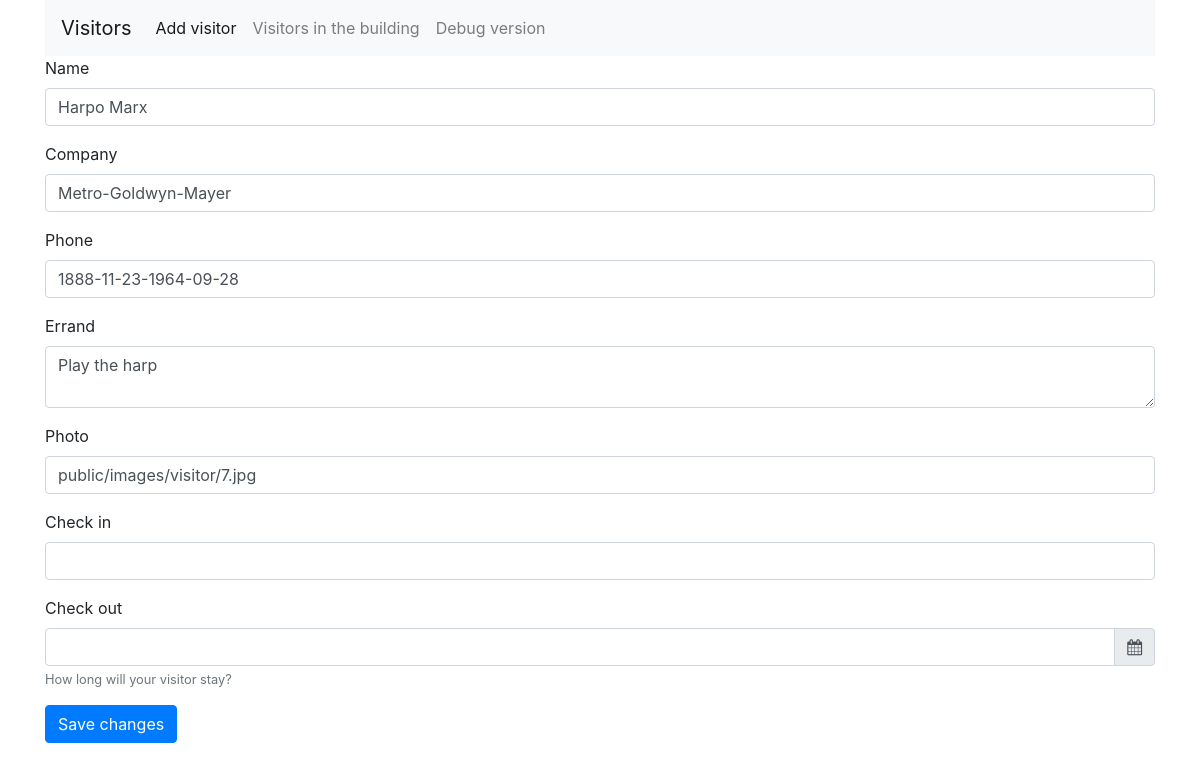
/editpost.php?id=7, run on the app's committed database.
### tables this page shows
CREATE TABLE `visitors` (
  `id` int(11) NOT NULL,
  `company` varchar(100) NOT NULL,
  `name` varchar(100) NOT NULL,
  `phone` varchar(50) NOT NULL,
  `errand` text NOT NULL,
  `checkin` timestamp NOT NULL DEFAULT CURRENT_TIMESTAMP,
  `checkout` timestamp NULL DEFAULT NULL,
  `image_url` varchar(255) DEFAULT NULL
);

### editpost.php (the view, shortened to what this page needs)
<?php
	require('config/db.php');
	$id = mysqli_real_escape_string($conn, $_GET['id']);
	$query = 'SELECT * FROM visitors WHERE id = '.$id;
	$result = mysqli_query($conn, $query);
	$post = mysqli_fetch_assoc($result);
?>
<?php include('inc/header.php'); ?>
	<div class="container">
		<form method="POST" action="<?php $_SERVER['PHP_SELF']; ?>">
			<div class="form-group">
				<label>Name</label>
				<input type="text" value="<?php echo $post['name']; ?>" name="name" class="form-control">
			</div>
			<div class="form-group">
				<label>Company</label>
				<input type="text" value="<?php echo $post['company']; ?>" name="company" class="form-control">
			</div>
			<div class="form-group">
				<label>Phone</label>
				<input type="text" value="<?php echo $post['phone']; ?>" name="phone" class="form-control">
			</div>
			<div class="form-group">
				<label>Errand</label>
				<textarea name="errand" class="form-control"><?php echo $post['errand']; ?></textarea>
			</div>
			<div class="form-group">
				<label>Photo</label>
				<input type="text" value="<?php echo $post['image_url']; ?>" name="image_url" class="form-control">
			</div>
			<div class="form-group">
					<label>Check in</label>
					<input type="text" class="form-control datetimepicker-input" id="datetimepicker1" data-toggle="datetimepicker" data-target="#datetimepicker1" name="checkin"/>
			</div>
        <div class="form-group">
				<label>Check out</label>
        <div class="input-group date" id="datetimepicker2" data-target-input="nearest">
					<input type="text" class="form-control datetimepicker-input" data-target="#datetimepicker2" name="checkout"/>
						<div class="input-group-append" data-target="#datetimepicker2" data-toggle="datetimepicker">
							<div class="input-group-text"><i class="fa fa-calendar"></i></div>
						</div>
        </div>
				<small name="checkoutHelp" class="form-text text-muted">How long will your visitor stay?</small>
            </div>
			<input type="submit" name="submit" value="Save changes" class="btn btn-primary">
		</form>
	</div>
<?php include('inc/footer.php'); ?>

### data on the page
visitors: name "Harpo Marx", company "Metro-Goldwyn-Mayer", phone "1888-11-23-1964-09-28", errand "Play the harp", image_url "public/images/visitor/7.jpg"
